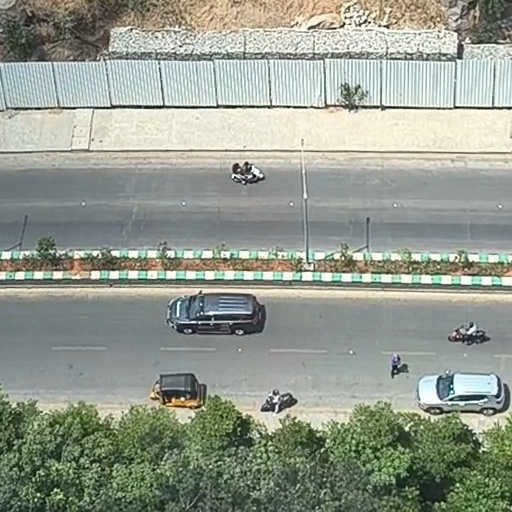
#> input picture data/augmentation/road_detection_119.jpg, 512 x 512 px, given as the content of the folder D:/VSCode/Fine Tune Model/backup_data/train/images, which was not available
$ python augment_dataset.py
#> lines starting #> are read from the running program, lines starting #| are printed output that depends on the picture; pictures that were not available may be replaced by others from this repository, and a replacement may not be noted
import os
import cv2
import shutil

# --- DIRECTORIES ---
train_img_dir = r"D:\VSCode\Fine Tune Model\backup_data\train\images"
train_lbl_dir = r"D:\VSCode\Fine Tune Model\backup_data\train\labels"

print("🚀 Executing production-grade data augmentation pipeline...")

img_files = [f for f in os.listdir(train_img_dir) if f.lower().endswith(('.jpg', '.jpeg', '.png'))]
augmented_count = 0

for img_file in img_files:
    base_name = os.path.splitext(img_file)[0]
    img_path = os.path.join(train_img_dir, img_file)
    lbl_path = os.path.join(train_lbl_dir, f"{base_name}.txt")

    img = cv2.imread(img_path)
#> img is the input picture: shape (512, 512, 3); mean B, G, R 142.8, 155.1, 148.5
    if img is None:
        continue

    # --- 1. LOW-PASS FILTERING (GAUSSIAN BLUR) ---
    blur_img = cv2.GaussianBlur(img, (5, 5), 0)
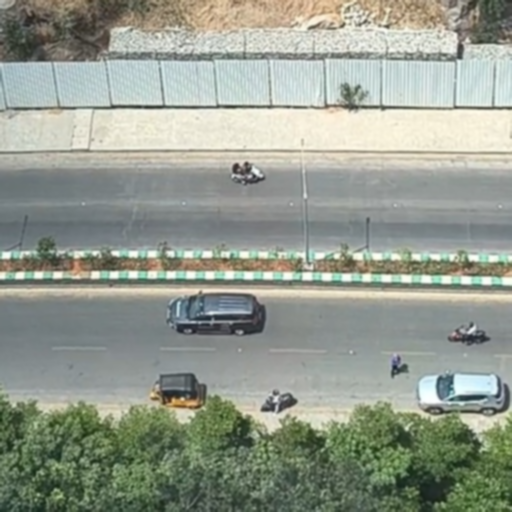
#> blur_img: shape (512, 512, 3); mean B, G, R 142.8, 155.1, 148.5
    blur_name = f"{base_name}_aug_blur"
    cv2.imwrite(os.path.join(train_img_dir, f"{blur_name}.jpg"), blur_img)
    if os.path.exists(lbl_path):
        shutil.copy(lbl_path, os.path.join(train_lbl_dir, f"{blur_name}.txt"))

    # --- 2. LINEAR PIXEL INTENSITY SCALING (CONTRAST) ---
    contrast_img = cv2.convertScaleAbs(img, alpha=1.25, beta=0)
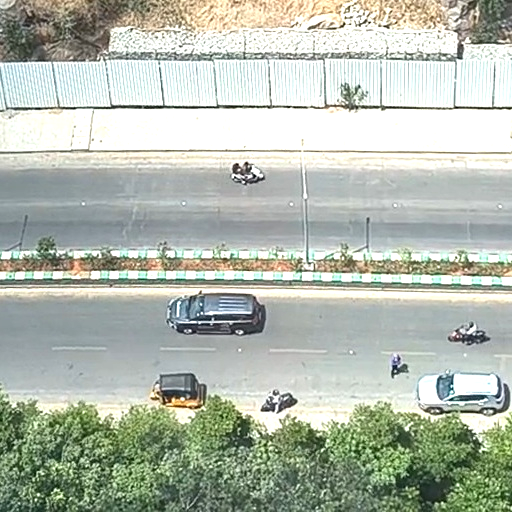
#> contrast_img: shape (512, 512, 3); mean B, G, R 174.1, 186.5, 178.8
    contrast_name = f"{base_name}_aug_contrast"
    cv2.imwrite(os.path.join(train_img_dir, f"{contrast_name}.jpg"), contrast_img)
    if os.path.exists(lbl_path):
        shutil.copy(lbl_path, os.path.join(train_lbl_dir, f"{contrast_name}.txt"))

    # --- 3. CHROMATIC DIMENSIONALITY REDUCTION (GRAYSCALE) ---
    gray_channels = cv2.cvtColor(img, cv2.COLOR_BGR2GRAY)
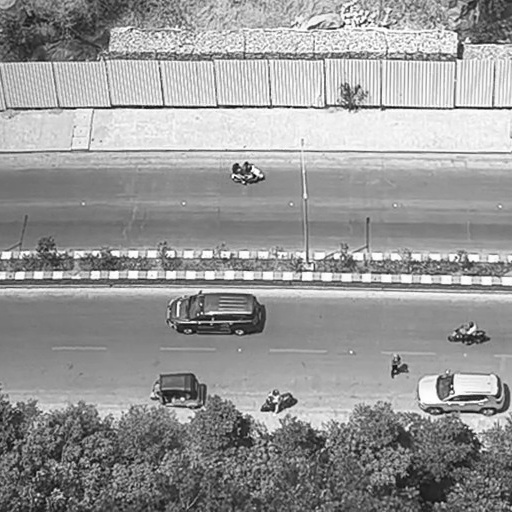
#> gray_channels: shape (512, 512); min 1, max 255, mean 151.7
    gray_img = cv2.merge([gray_channels, gray_channels, gray_channels])
    gray_name = f"{base_name}_aug_gray"
    cv2.imwrite(os.path.join(train_img_dir, f"{gray_name}.jpg"), gray_img)
    if os.path.exists(lbl_path):
        shutil.copy(lbl_path, os.path.join(train_lbl_dir, f"{gray_name}.txt"))

    # --- 4. SPATIAL GEOMETRIC TRANSFORMATION (HORIZONTAL FLIP) ---
    flip_img = cv2.flip(img, 1)  # 1 indicates horizontal flipping axis, i avoided vertical bcoz its bad data
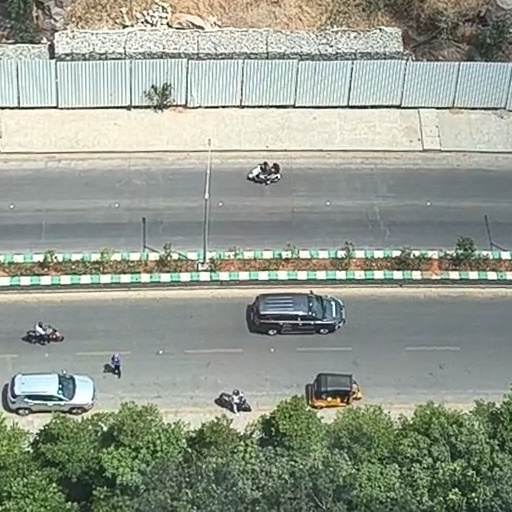
#> flip_img: shape (512, 512, 3); mean B, G, R 142.8, 155.1, 148.5
    flip_name = f"{base_name}_aug_flip"
    cv2.imwrite(os.path.join(train_img_dir, f"{flip_name}.jpg"), flip_img)

    # Mathematical transformation of YOLO bounding boxes for horizontal reflection
    if os.path.exists(lbl_path):
        flipped_bboxes = []
        with open(lbl_path, "r") as f:
            for line in f:
                parts = line.strip().split()
                if len(parts) == 5:
                    cls_id = parts[0]
                    cx, cy, bw, bh = map(float, parts[1:])
                    # Invert the normalized horizontal center point relative to the boundary
                    new_cx = 1.0 - cx
                    flipped_bboxes.append(f"{cls_id} {new_cx:.6f} {cy:.6f} {bw:.6f} {bh:.6f}\n")

        with open(os.path.join(train_lbl_dir, f"{flip_name}.txt"), "w") as f:
            f.writelines(flipped_bboxes)

    augmented_count += 4

print(f"\n✨ Data Augmentation Engine Completed Successfully!")
print(f"   • Baseline Dataset Size: {len(img_files)}")
print(f"   • Synthesized Augmentations Added: {augmented_count}")
print(f"   • Total Expanded Training Pipeline: {len(os.listdir(train_img_dir))} files.")
